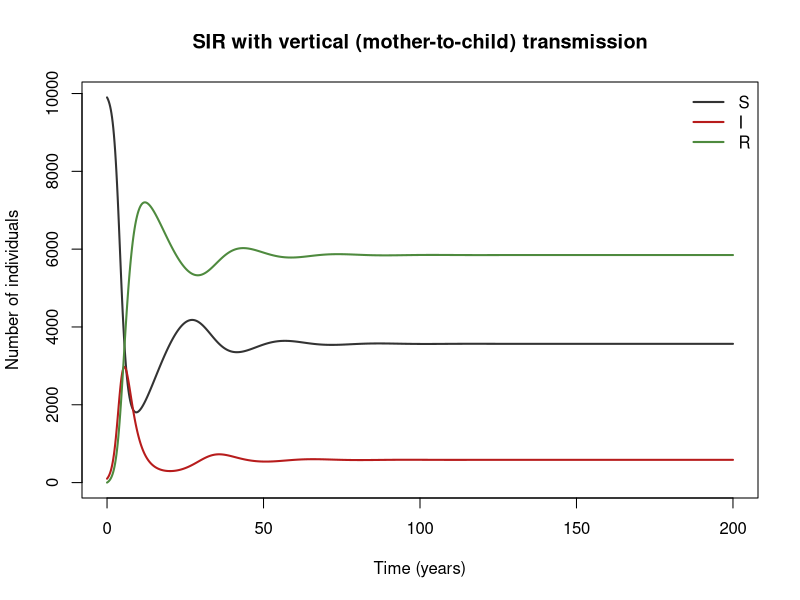

Generate this figure with R:
## SIR with vertical (mother-to-child) transmission
## hepatitis B, rubella (congenital), HTLV, Chagas.
## Vertical transmission adds q_v·b_birth to the infected's "reproductive output", so R0 = (beta + q_vb_birth)/(gamma + mu).
## Parameter values: 0 of 5 checked against the source; the rest are recalled or illustrative.
## Reference: Busenberg S. & Cooke K. (1993) Vertically Transmitted Diseases: Models and Dynamics, Biomathematics 23, Springer
## Source: https://doi.org/10.1007/978-3-642-75301-5
##
## Generated from a compartmental model diagram (model format v1).
## Regenerating from the same diagram always gives this exact file.
##
## Compartments: S, I, R
## Flows (time unit: years):
##   (outside) -> S  : b_birth * (S + R + (1 - q_v) * I)
##   (outside) -> I  : b_birth * q_v * I
##   S -> I          : lambda * S
##   I -> R          : gamma * I
##   S -> (outside)  : mu * S
##   I -> (outside)  : mu * I
##   R -> (outside)  : mu * R

library(deSolve)

# ---- Time ------------------------------------------------------------
times <- seq(0, 200, by = 0.2)  # years

# ---- Parameters ------------------------------------------------------
parameters <- c(
  b_birth = 1 / 20,  # per-capita birth rate (1/yr) [illustrative, adjusted for numerical stability]
  mu = 1 / 20,       # natural death (1/yr) [illustrative, adjusted for numerical stability]
  q_v = 0.3,         # probability a child of an infected mother is born infected [illustrative]
  beta = 1.5,        # horizontal transmission (1/yr) [illustrative, adjusted for numerical stability]
  gamma = 0.5        # recovery (1/yr) [illustrative, adjusted for numerical stability]
)

# ---- Initial conditions ----------------------------------------------
state <- c(
  S = 9900,  # susceptible
  I = 100,   # infectious
  R = 0      # recovered/immune
)

# ---- Model equations -------------------------------------------------
sir_vertical_transmission_model <- function(t, state, parameters) {
  with(as.list(c(state, parameters)), {
    # Total population
    N <- S + I + R

    # Derived quantities
    lambda <- beta * I / N

    # Rates of change
    dS <- b_birth * (S + R + (1 - q_v) * I) - lambda * S - mu * S
    dI <- b_birth * q_v * I + lambda * S - gamma * I - mu * I
    dR <- gamma * I - mu * R

    list(c(dS, dI, dR))
  })
}

# ---- Solve -----------------------------------------------------------
out <- ode(y = state, times = times, func = sir_vertical_transmission_model, parms = parameters)
out <- as.data.frame(out)

# ---- Plot ------------------------------------------------------------
compartment_cols <- c(S = "#333333", I = "#B71C1C", R = "#4E8A3E")
matplot(out$time, out[, names(compartment_cols)], type = "l", lty = 1, lwd = 2,
        col = compartment_cols, xlab = "Time (years)", ylab = "Number of individuals",
        main = "SIR with vertical (mother-to-child) transmission")
legend("topright", legend = names(compartment_cols), col = compartment_cols,
       lty = 1, lwd = 2, bty = "n")
